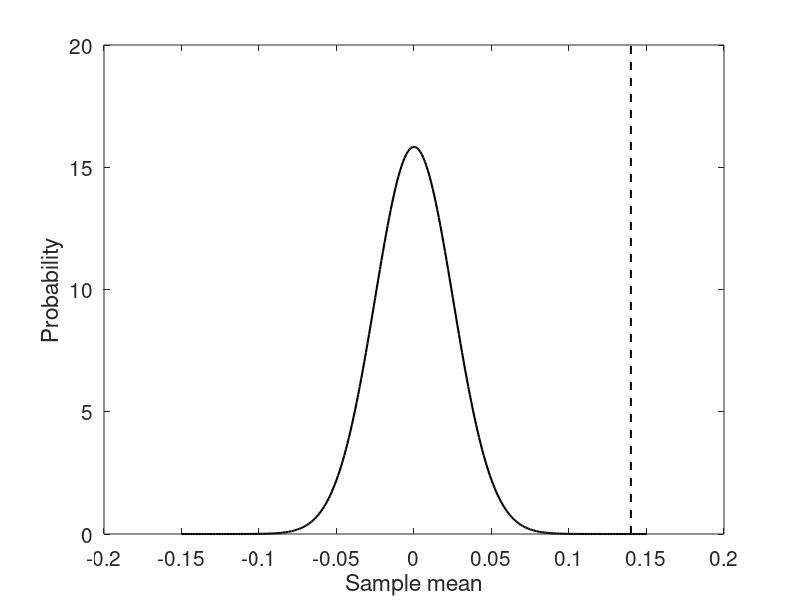
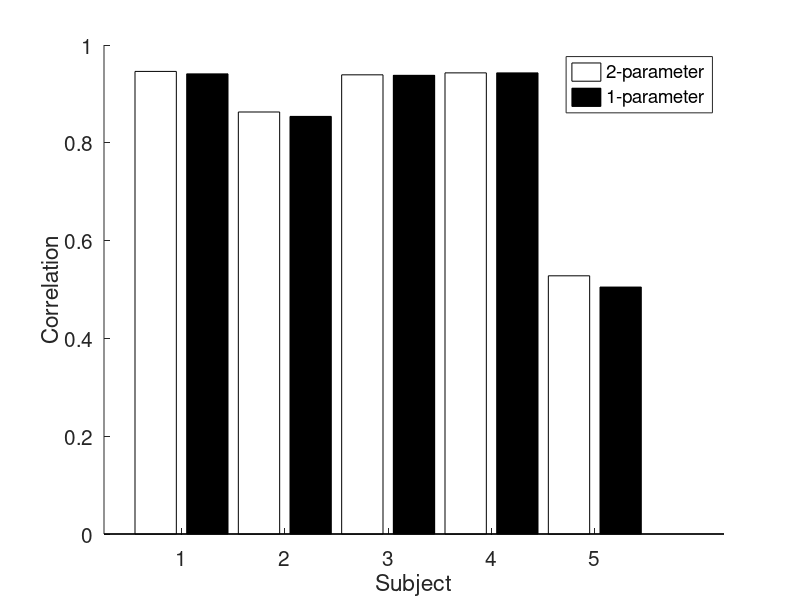
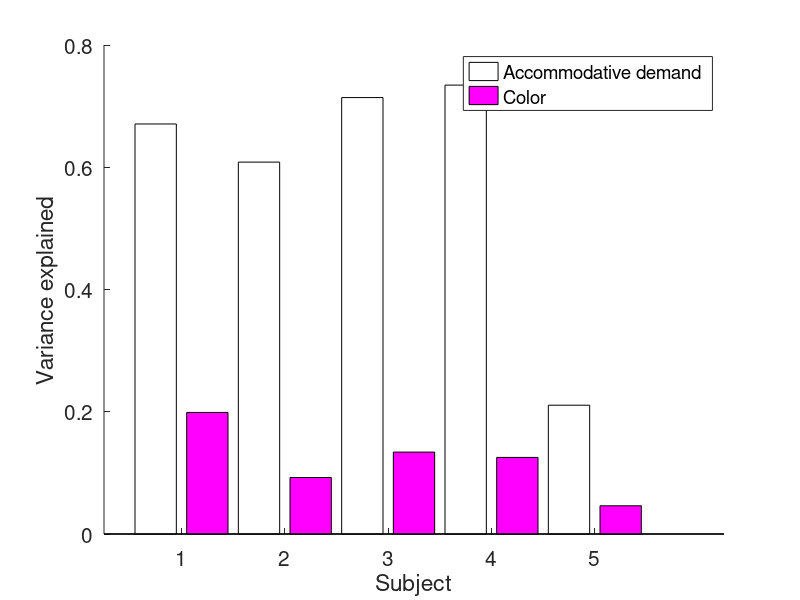
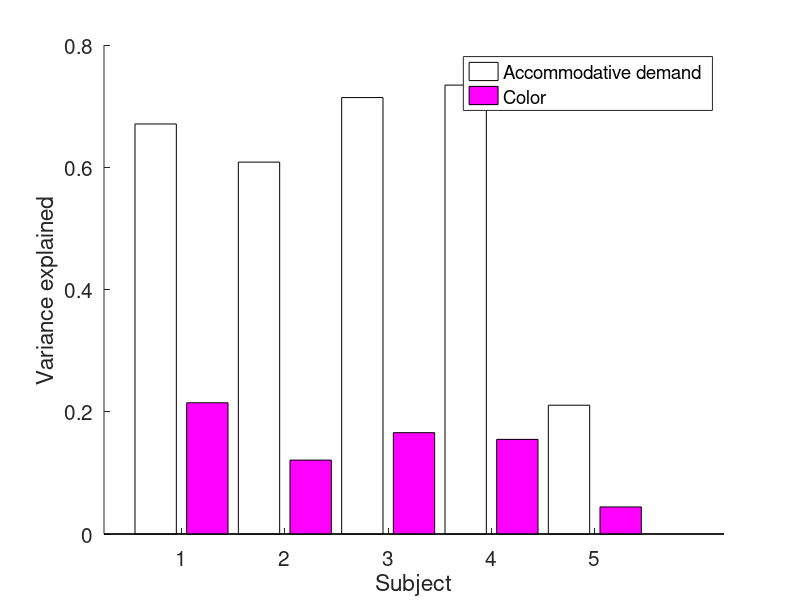

Recreate these plots in MATLAB, in order.
%% ACTUAL POWER ANALYSIS

addVarExplClr = [0.2147 0.1209 0.1658 0.1548 0.0443];

%% JUST CHECKING EXPRESSION FOR STD ERROR OF THE MEAN

for i = 1:10000
    smpAddVar = randsample(addVarExplClr,5,true);
    muSmpAddVar(i) = mean(smpAddVar);
end

xSupport = -0.15:0.001:0.15;
pMu = normpdf(xSupport,0,std(muSmpAddVar));

figure;
plot(xSupport,pMu,'k','LineWidth',1.5); hold on;
plot(mean(muSmpAddVar).*[1 1],ylim,'k--','LineWidth',1.5);
set(gca,'FontSize',15);
xlabel('Sample mean'); ylabel('Probability');

%% COMPARE TWO-PARAMETER VS ONE-PARAMETER COLOR MODELS

twoParamR2 = [0.946 0.863 0.939 0.943 0.528];

oneParamR2 = [0.941 0.854 0.938 0.943 0.505];

figure;
hold on;
bar([1 3 5 7 9],twoParamR2,0.4,'FaceColor','w');
bar([2 4 6 8 10],oneParamR2,0.4,'FaceColor','k');
set(gca,'FontSize',15);
xlabel('Subject'); ylabel('Correlation');
set(gca,'XTick',[1.5 3.5 5.5 7.5 9.5]);
set(gca,'XTickLabel',{'1' '2' '3' '4' '5'});
legend({'2-parameter' '1-parameter'});

%%

varColor = [0.1989 0.0924 0.1340 0.1253 0.0462];

varAccStim = [0.6708 0.6084 0.7140 0.7344 0.2107];

figure;
hold on;
bar([1 3 5 7 9],varAccStim,0.4,'FaceColor','w');
bar([2 4 6 8 10],varColor,0.4,'FaceColor','m');
set(gca,'FontSize',15);
xlabel('Subject'); ylabel('Variance explained');
set(gca,'XTick',[1.5 3.5 5.5 7.5 9.5]);
set(gca,'XTickLabel',{'1' '2' '3' '4' '5'});
legend({'Accommodative demand' 'Color'});

%%

varColor = [0.1989 0.0924 0.1340 0.1253 0.0462];

varAccStim = [0.6708 0.6084 0.7140 0.7344 0.2107];

figure;
hold on;
bar([1 3 5 7 9],varAccStim,0.4,'FaceColor','w');
bar([2 4 6 8 10],addVarExplClr,0.4,'FaceColor','m');
set(gca,'FontSize',15);
xlabel('Subject'); ylabel('Variance explained');
set(gca,'XTick',[1.5 3.5 5.5 7.5 9.5]);
set(gca,'XTickLabel',{'1' '2' '3' '4' '5'});
legend({'Accommodative demand' 'Color'});

